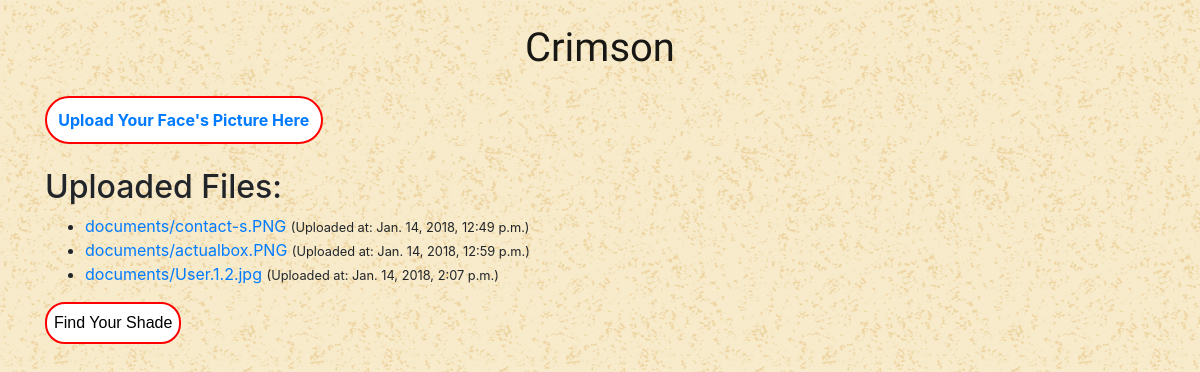
Before: /uploads/ (signed in) with the older database file.
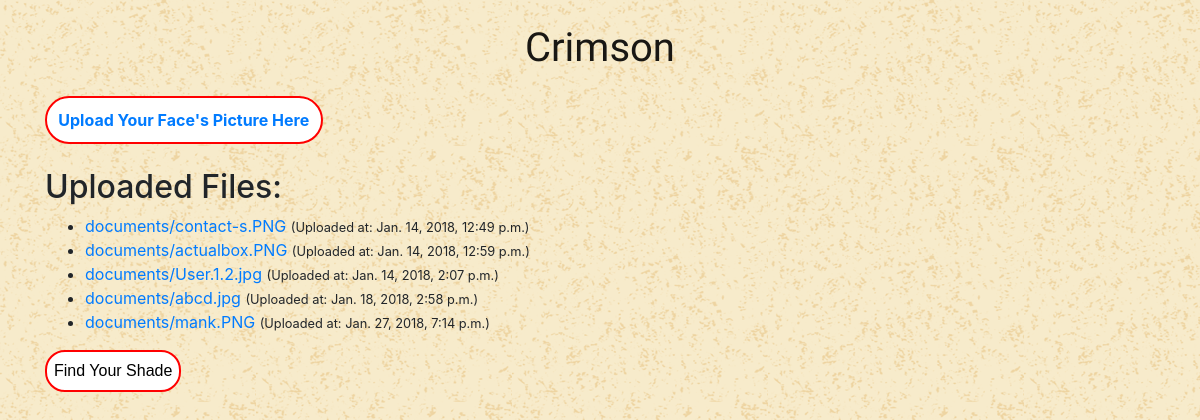
After: the same page with the newer database file.
### media_handling/models.py (models this page shows)
class Document(models.Model):
    description = models.CharField(max_length=255, blank=True)
    document = models.FileField(upload_to='documents/')
    uploaded_at = models.DateTimeField(auto_now_add=True)

### media_handling/views.py (the view)
# urls.py: url(r'^uploads/$', media_views.uhome, name='uhome'),
def uhome(request):
    documents = Document.objects.all()
    return render(request, 'uhome.html', { 'documents': documents })

### templates/uhome.html
{% extends 'uploads.html' %}
{% block content %}
  {% if user.is_authenticated %}
  <div align="center" class="col-md-3" style="background-color: #fff; text-align: center; border-radius: 25px; padding:10px; color: #fff; border: 2px solid red;">
    <a href="{% url 'model_form_upload' %}">
      <strong>Upload Your Face's Picture Here</strong>
    </a>
  </div><br>
  <h2>Uploaded Files:</h2>
  <ul>
    {% for obj in documents %}
      <li>
        <a href="{{ obj.document.url }}">{{ obj.document.name }}</a>
        <small>(Uploaded at: {{ obj.uploaded_at }})</small>
      </li>
    {% endfor %}
  </ul>
  <button type="btn btn-danger" type="submit">Find Your Shade</button>
  {% else %}
  <div align="center" class="col-md-3" style="background-color: #000; text-align: center; border-radius: 25px; padding:10px; color: #fff"><strong>Please Log In to Continue</strong>
  </div><br>
  <a href="{% url 'login' %}"><button type="submit"><b>Login</b></button></a>
  {% endif %}
{% endblock %}

### templates/uploads.html
{% extends 'base.html' %}
{% load static %}
{% block stylesheet %}
  <link rel="stylesheet" href="{% static 'css/accounts.css' %}">
{% endblock %}
{% block body %}
<div class="container">
	<h1 class="text-center logo my-4">
		<a href="{% url 'home' %}">Crimson</a>
	</h1>
	{% block content %}
	{% endblock %}
</div>
{% endblock %}

### templates/base.html (shortened to what this page needs)
{% load static %}<!DOCTYPE html>
<html>
  <head>
    <link rel="stylesheet" href="{% static 'css/bootstrap.min.css' %}">
    <link rel="stylesheet" href="{% static 'css/app.css' %}">
    {% block stylesheet %}{% endblock %}
  </head>
  <body>
    {% block body %}{% endblock body %}
  </body>
</html>

### static/css/app.css (style rules this page uses)
body { background-image: url(../img/sakura.png); }
.logo { font-family: 'Amatic SC', cursive; }
.logo a { color: rgba(0,0,0,.9); }

### static/css/accounts.css (style rules this page uses)
body { background-image: url(../img/old_map.png); }
.logo { font-family: 'Amatic SC', cursive; }
.logo a { color: rgba(0,0,0,.9); }
button { font-family: 'Nunito Sans', sans-serif; border: 2px solid red; padding: 7px; border-radius: 20px; background-color: white; }

Changed rows visible on the page:
added Document: document.name "documents/abcd.jpg", uploaded_at "Jan. 18, 2018, 2:58 p.m."
added Document: document.name "documents/mank.PNG", uploaded_at "Jan. 27, 2018, 7:14 p.m."
